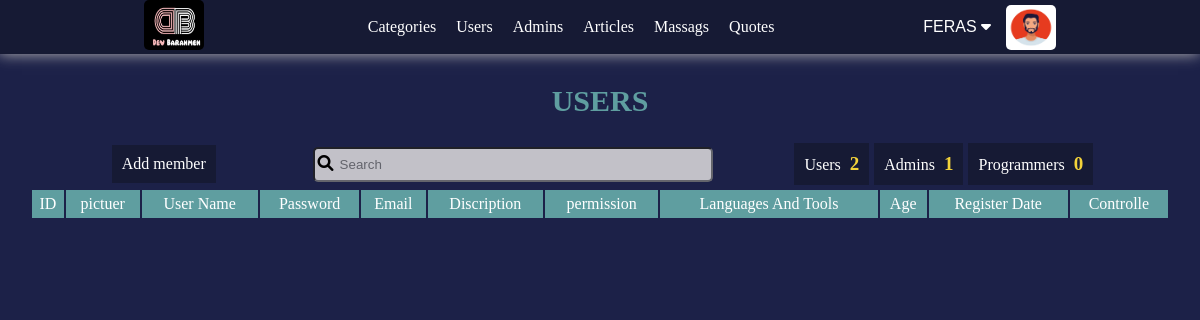
Page /admin/users.php?show=prog (signed in) on the earlier database version.
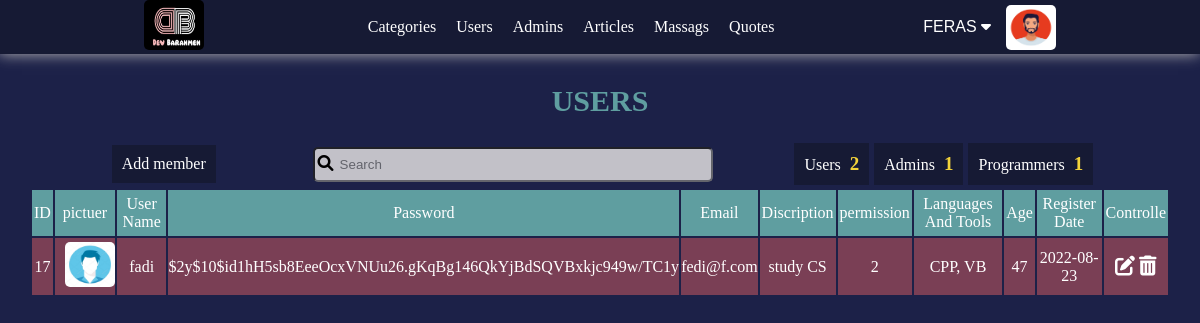
Same page on the later database version.
### tables this page shows
CREATE TABLE `users` (
  `IdUser` int(11) NOT NULL COMMENT 'Identify user number',
  `userName` char(255) NOT NULL,
  `password` varchar(255) NOT NULL,
  `email` varchar(255) NOT NULL,
  `fullName` varchar(255) NOT NULL,
  `aboutYou` varchar(255) NOT NULL,
  `langAndTools` varchar(255) NOT NULL,
  `permission` tinyint(11) NOT NULL,
  `age` tinyint(4) NOT NULL,
  `imageName` varchar(255) DEFAULT NULL,
  `dataRegister` date NOT NULL
);

### admin/init.php (called while the page is built, shortened)
<?php
    include("config.php");
    $tpl            = 'include/templates/';
    $css            = 'layout/backend.css';
    $commfilesCSS   = '../commonBetweenBackFront/css/';
    $commfilesImags =  '../commonBetweenBackFront/images/';
    $commfilesPHP   = '../commonBetweenBackFront/php/';
    include($commfilesPHP. 'functions.php');
    include($tpl . 'header.php');
    if (!function_exists('SetNav')) {
        function SetNav() {
            global $tpl;
            include($tpl . 'nav.php');
        }
    }

### admin/users.php (the view, shortened to what this page needs)
<?php
    include ('init.php');
    SetNav();
            ?>
            ?> <a href="dashbord.php" class="form-btn">Back</a> <?php
    function WhoShowed () {
        $WantShow = GetRequests::GetValueGet('show');
        if ($WantShow  === "users")
            $data = Queries::FromTable("*", 'users', "WHERE permission = 0");
        else if ($WantShow === 'admins')
            $data = Queries::FromTable("*", 'users', "WHERE permission = 1");
        else if ($WantShow === 'prog')
            $data = Queries::FromTable("*", 'users', "WHERE permission = 2");
        return $data;
    }
    function PrintDataUser() {
        $data = WhoShowed();
        global $commfilesuploaded;
        foreach ($data as $info) {
            ?>
                <tr>
                    <td><?php echo $info['IdUser'] ?></td>
                    <td><?php Images::SetImg($commfilesuploaded. 'users/', $info['imageName'], 'profile-pictuer') ?></td>
                    <td><?php echo $info['userName'] ?></td>
                    <td class="long-text"><?php echo $info['password'] ?></td>
                    <td><?php echo $info['email'] ?></td>
                    <td><?php echo $info['aboutYou'] ?></td>
                    <td><?php echo $info['permission'] ?></td>
                    <td><?php echo $info['langAndTools'] ?></td>
                    <td><?php echo $info['age'] ?></td>
                    <td><?php echo $info['dataRegister'] ?></td>
                    <td>
                        <a href="users.php?actionMember=edit&IdUser=<?php echo $info['IdUser'] ?>" class="process-btn" data-hover="Edit"><i class="fa-solid fa-pen-to-square"></i></a>
                        <a href="users.php?actionMember=delete&IdUser=<?php echo $info['IdUser'] ?>" class="process-btn" data-hover="Delete" onclick="return Confirm()" ><i class="fa-solid fa-trash-can"></i></a>
                    </td>
                </tr>
            <?php
        }
    }
        ?>
        <?php
    function ShowUserStructuer() {
        ?>
            <h3 class="h-title">Users</h3>
            <div class="contanier-table">
                <div class="additions">
                    <a href="users.php?actionMember=add" class="add-member-in-users">Add member</a>
                    <div class="search">
                    <i class="fa-solid fa-magnifying-glass"></i>
                    <input type="search" placeholder="Search" id="gsearch" name="gsearch">
                    </div>
                    <div class="counters">
                        <a href="users.php?show=users">
                            <div class="number-users add-btn">
                                <span>Users</span> <span class="num"><?php echo  Queries::Counter("IdUser", 'users', "Where permission = 0") ?></span>
                            </div>
                        </a>
                        <a href="users.php?show=admins">
                            <div class="number-admins add-btn">
                                <span>Admins</span> <span class="num"><?php echo  Queries::Counter("IdUser", 'users', "Where permission = 1") ?></span>
                            </div>
                        </a>
                        <a href="users.php?show=prog">
                            <div class="number-admins add-btn">
                                <span>Programmers</span> <span class="num"><?php echo  Queries::Counter("IdUser", 'users', "Where permission = 2") ?></span>
                            </div>
                        </a>
                    </div>
                </div>
                <table class="dashbord-show-users-table">
                    <thead>
                        <tr>
                            <td>ID</td>
                            <td>pictuer</td>
                            <td>User Name</td>
                            <td class="long-text">Password</td>
                            <td>Email</td>
                            <td>Discription</td>
                            <td>permission</td>
                            <td>Languages And Tools</td>
                            <td>Age</td>
                            <td>Register Date</td>
                            <td>Controlle</td>
                        </tr>
                    </thead>
                    <tbody>
                        <?php PrintDataUser() ?>
                    </tbody>
                </table>
            </div>
        <?php
    }
    function ControlledFunction() {
        switch (GetRequests::GetValueGet('actionMember')) {
            default:
                ShowUserStructuer();
                break;
        }
    }
    ControlledFunction();
    include ($tpl . 'footer.php');

### admin/include/templates/header.php (shortened to what this page needs)
<!DOCTYPE html>
<html lang="en">
    <head>
        <link rel="stylesheet" href="static\..\<?php echo $css ?>">
        <link rel="stylesheet" href="<?php echo $commfilesCSS?>navigationBar.css">
        <link rel="stylesheet" href="<?php echo  $commfilesCSS ?>globalEdit.css">
        <link rel="stylesheet" href="<?php echo  $commfilesCSS ?>all.min.css">
    </head>
    <body>

### admin/include/templates/nav.php (shortened to what this page needs)
<?php
    function NavStructer() {
        global $commfilesImags;
        global $commfilesuploaded;
        ?>
                <nav>
                    <div class="logo"><a href="dashbord.php"><img src="<?php echo $commfilesImags ?>logos/logo.jpg" alt="Logo"></a></div>
                    <div class="bar">
                        <ul>
                            <li><a href="categories.php">Categories</a></li>
                            <li><a href="users.php?show=users">Users</a></li>
                            <li><a href="users.php?show=admins">Admins</a></li>
                            <li><a href="articles.php">Articles</a></li>
                            <li><a href="#">Massags</a></li>
                            <li><a href="#">Quotes</a></li>
                        </ul>
                    </div>
                    <div class="options-user">
                        <?php Images::SetImg($commfilesuploaded.'users/', Images::GetNameImgFromDB('imageName', 'users', "Where IdUser = " .  Sessions::GetValueSessionDepKey('IdUser')), 'profile-pictuer') ?>
                        <div class="label-dropdown">
                            <div class="pull-right">
                                <div class="dropdown label-dropdown">
                                    <button onclick="myFunction()" class="dropbtn name-in-nav">
                                        <?php echo $_SESSION['adminName'] ?>  <i class="fa-solid fa-caret-down" aria-hidden="true"></i>
                                </div>
                            </div>
                        </div>
                    </div>
                </nav>
        <?php
    }
    NavStructer();

### commonBetweenBackFront/php/functions.php (shortened to what this page needs)
        ?> <div class="alert <?php echo $typeAlert?>"><?php echo $mass?></div> <?php
class Queries {
    public static function FromTable($filed='*', $table, $condition=NULL, $typeFetch = 'fetchAll', $ordered = null, $typeOrders = 'DESC', $limit = NULL) {
        global $db;
        if($ordered === null) {
            $stmt = $db->prepare("SELECT $filed FROM $table $condition $limit");
        }
        else
            $stmt = $db->prepare("SELECT $filed FROM $table $condition ORDER BY $ordered $typeOrders $limit");
        $stmt->execute();
        if ($typeFetch === 'fetchAll')
            $requerd = $stmt->fetchAll();
        elseif($typeFetch === 'fetch') {
            $requerd = $stmt->fetch();
        }
        return $requerd;
    }
    public static function Counter($columnName, $tableName, $where = NULL) {
        global $db;
        $stmt = $db->prepare("SELECT COUNT($columnName) FROM $tableName $where");
        $stmt->execute();
        $number = $stmt->fetch();
        if ($stmt->rowCount() > 0 ) {
            return $number[0];
        } else {
            echo "Random Nubmer";
        }
    }
}
class GetRequests {
    public static function IfGet() {
        if(! empty($_GET)) {
            return true;
        } else {
            return false;
        }
    }
    public static function GetValueGet($nameGet) {
        if (GetRequests::IfGet() && isset($_GET[$nameGet])) {
            return $_GET[$nameGet];
        }
    }
}
class Images {
    public static function GetNameImgFromDB($nameCol, $nameTable , $where ) {
        return  Queries::FromTable($nameCol, $nameTable,  $where , 'fetch')['imageName'];
    }
    public static function SetImg($path, $nameImg, $class = NULL ) {
        global $commfilesImags;
        if ( ! empty ($nameImg)) {
            ?> <img src="<?php echo $path . $nameImg ?>" alt="Image" class="<?php echo $class ?>"> <?php
        } else {
            ?>  <img src="<?php echo $commfilesImags ?>/imagesProject/defaultImg.jpg" alt="Image" class="<?php echo $class ?>"> <?php
        }
    }
}

### admin/include/templates/footer.php (shortened to what this page needs)
</body>
</html>

### admin/layout/backend.css (style rules this page uses)
.contanier-table { display: grid; grid-template-columns: 30px 1fr 30px; grid-template-rows: 60px 1fr; width: 100%; }
.contanier-table .additions { grid-column-start: 2; grid-row-start: 1; margin-top: 15px; display: flex; align-items: center; justify-content: space-evenly; }
.contanier-table .additions .search { display: inline; }
.contanier-table .additions .search i { color: black; position: relative; left: 25px; }
.contanier-table .additions .search input { padding: 8px 25px; width: 400px; border-radius: 5px; outline: none; opacity: .8; }
.contanier-table .additions .counters { display: flex; }
.contanier-table .additions .counters a div span:nth-child(1) { color: white; }
.contanier-table .additions .counters a div span:nth-child(2) { font-weight: bold; font-size: 19px; margin: 0 0 0 5px; color: var(--assistant); }
.dashbord-show-users-table { grid-column: 2 / 3; grid-row-start: 2; }
.contanier-table .add-member-in-users { background-color: var(--bbackground-color); padding: 10px; margin-left: 5px; transition: .2s ease-in-out; color: white; }
.dashbord-show-users-table thead tr { background-color: var(--titels); padding: 10px; border-width: 0 1px; }
.dashbord-show-users-table thead tr td { padding: 5px 2px; text-align: center; }
.dashbord-show-users-table tbody { background-color: #ed646473; }
.dashbord-show-users-table tbody tr td { padding: 4px 0 4px 0; text-align: center; }
.dashbord-show-users-table tbody .process-btn { color: white; position: relative; font-size: 20px; }
.process-btn:before { content: attr(data-hover); visibility: hidden; opacity: 0; width: 80px; background-color: black; color: #fff; text-align: center; border-radius: 5px; padding: 5px 0; transition: opacity 1s ease-in-out; position: absolute; z-index: 1; left: -46%; top: 70%; }
.additions { height: fit-content; display: flex; align-items: center; justify-content: space-evenly; }
.additions a { text-align: center; }
.additions .search i { position: relative; left: 94%; color: black; z-index: 3; }
.additions .search input { padding: 8px 25px; width: 400px; border-radius: 5px; outline: none; opacity: .8; }

### commonBetweenBackFront/css/navigationBar.css (style rules this page uses)
nav { background-color: #161A34; display: flex; justify-content: space-evenly; align-items: center; box-shadow: -1px 0 14px #b9b7b7; }
.logo img { width: 60px; height: 50px; border-radius: 5px; }
nav ul { display: flex; justify-content: space-between; }
nav ul li { margin-left: 20px; transition: all 1s; }
nav ul li a { color: white; }
.options-user { display: flex; flex-direction: row-reverse; justify-content: center; align-items: center; }
.profile-pictuer { width: 50px; height: 45px; border-radius: 5px; margin-left: 10px; }
.name-in-nav { display: inline; text-transform: uppercase; font-size: 13px; }

### commonBetweenBackFront/css/globalEdit.css (style rules this page uses)
* { -moz-box-sizing: border-box; -webkit-box-sizing: border-box; box-sizing: border-box; padding: 0px; margin: 0px; }
:root { --main-color: #1C2148; --bbackground-color: #161A34; --assistant: #f3d33a; --titels: cadetblue; --sun-theam: white; --danger: #ed6464; --info: rgb(135, 222, 239); --success: rgb(147, 227, 147); --desine-one: #81ecec; --color-cards: #ce596d; }
html { scroll-behavior: smooth; }
body { background-color: #1C2148; color: var(--sun-theam); height: 85vh; }
input, select, input[type=file] { background-color: rgb(236, 233, 233); }
ul { list-style: none; }
a { text-decoration: none; color: white; }
table { overflow: hidden; }
table tr td { vertical-align: middle !important; }
.add-btn { background-color: var(--bbackground-color); padding: 10px; margin-left: 5px; transition: .2s ease-in-out; color: white; }
.dropbtn { color: var(--therd-color); padding: 5px; font-size: 16px; border: none; width: fit-content; height: auto; cursor: pointer; z-index: 1000; background-color: inherit; }
.dropdown { position: relative; display: inline-block; }
.h-title { text-align: center; margin-top: 20px; color: var(--titels); padding: 10px; border-radius: 10px; text-transform: uppercase; font-size: 30px; }

Differences in the rows shown:
added users: IdUser "17", imageName (picture), userName "fadi", password "$2y$10$id1hH5sb8EeeOcxVNUu26.gKqBg146QkYjBdSQVBxkjc949w/TC1y", email "fedi@f.com", aboutYou "study CS", permission "2", langAndTools "CPP, VB", age "47", dataRegister "2022-08-23"
Other differences:
Queries::Counter("IdUser", 'users', "Where permission = 2"): "0" → "1"
